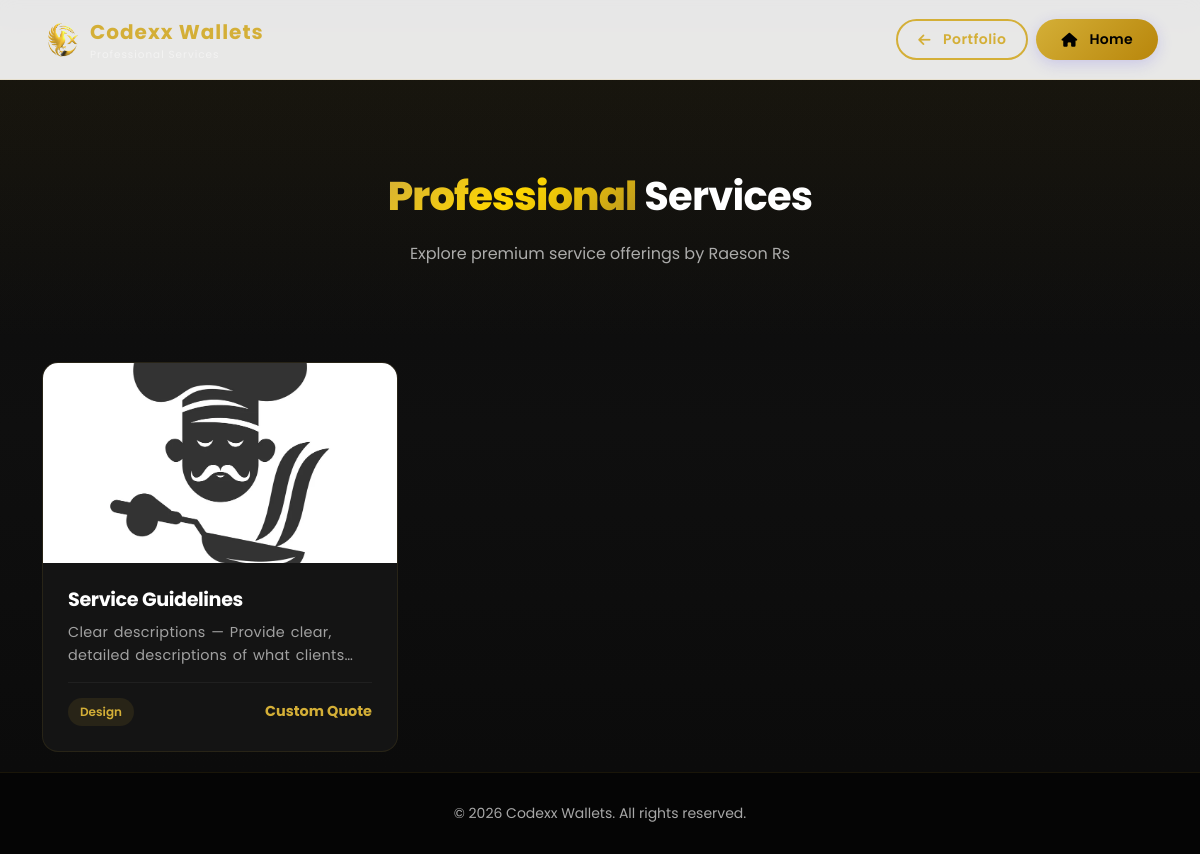
/services/Raeson, run on the app's committed database.
### models.py (models this page shows)
class Workspace(db.Model):
    __tablename__ = 'workspaces'
    id = db.Column(db.String(36), primary_key=True, default=lambda: str(uuid.uuid4()))
    name = db.Column(db.String(255), nullable=False)
    slug = db.Column(db.String(255), unique=True, nullable=False)
    description = db.Column(db.Text)
    plan = db.Column(db.String(50), default='pro')
    title = db.Column(db.String(255))
    photo = db.Column(db.String(500))
    about = db.Column(db.Text)
    contact = db.Column(SafeJSON, default={})  # {email, phone, location}
    social = db.Column(SafeJSON, default={})  # {linkedin, github, twitter, facebook, etc}
    settings = db.Column(SafeJSON, default={'theme': 'luxury-gold'})
    created_at = db.Column(db.DateTime, default=datetime.utcnow)
    updated_at = db.Column(db.DateTime, default=datetime.utcnow, onupdate=datetime.utcnow)
    users = db.relationship('User', backref='workspace', lazy=True, cascade='all, delete-orphan')
    projects = db.relationship('Project', backref='workspace', lazy=True, cascade='all, delete-orphan')
    skills = db.relationship('Skill', backref='workspace', lazy=True, cascade='all, delete-orphan')
    clients = db.relationship('Client', backref='workspace', lazy=True, cascade='all, delete-orphan')
    messages = db.relationship('Message', backref='workspace', lazy=True, cascade='all, delete-orphan')
    visitor_logs = db.relationship('VisitorLog', backref='workspace', lazy=True, cascade='all, delete-orphan')

class Service(db.Model):
    __tablename__ = 'services'
    id = db.Column(db.String(36), primary_key=True, default=lambda: str(uuid.uuid4()))
    workspace_id = db.Column(db.String(36), db.ForeignKey('workspaces.id'), nullable=False)
    title = db.Column(db.String(255), nullable=False)
    description = db.Column(db.Text)
    short_description = db.Column(db.Text)
    category = db.Column(db.String(100))  # web_dev, design, consulting, etc
    pricing_type = db.Column(db.String(50))  # fixed, hourly, custom
    price_min = db.Column(db.Float)
    price_max = db.Column(db.Float)
    currency = db.Column(db.String(10), default='USD')
    deliverables = db.Column(SafeJSON, default=[])
    duration = db.Column(db.String(100))
    skills_required = db.Column(SafeJSON, default=[])
    image = db.Column(db.String(500))
    gallery = db.Column(SafeJSON, default=[])
    is_active = db.Column(db.Boolean, default=True)
    is_featured = db.Column(db.Boolean, default=False)
    created_at = db.Column(db.DateTime, default=datetime.utcnow)
    updated_at = db.Column(db.DateTime, default=datetime.utcnow, onupdate=datetime.utcnow)
    workspace_rel = db.relationship('Workspace', backref='services', lazy=True)

### blueprints/services/routes.py (the view)
@services_bp.route('/<username>')
def user_services(username):
    user_data = load_data(username=username)
    if not user_data:
        return render_template('404.html'), 404
    services = [s for s in user_data.get('services', []) if s.get('is_active', True)]
    current_theme = user_data.get('settings', {}).get('theme', 'luxury-gold')
    return render_template('services/list.html', data=user_data, services=services, username=username, current_theme=current_theme)

### utils/data.py (called while the page is built, shortened)
def get_workspace_by_username(username):
    return Workspace.query.filter_by(slug=username).first()

def load_data(username=None):
    try:
        if username:
            user = User.query.filter_by(username=username).first()
            workspace = None
            if user and user.workspace_id:
                try:
                    workspace = db.session.get(Workspace, user.workspace_id)
                except Exception:
                    workspace = None
            if not workspace:
                workspace = get_workspace_by_username(username)
            if workspace:
                current_app.logger.info(f"Loading data for {username} from database")
                return workspace_to_dict(workspace)
    except Exception as e:
        current_app.logger.error(f"Error loading data: {str(e)}")
        return load_data_from_json(username=username)

def client_to_dict(client):
    return {
        'id': client.id,
        'name': client.name,
        'email': client.email or '',
        'phone': client.phone or '',
        'company': client.company or '',
        'project_title': client.project_title or '',
        'project_description': client.project_description or '',
        'status': client.status or 'lead',
        'price': client.price or '',
        'deadline': client.deadline.strftime('%Y-%m-%d') if client.deadline else None,
        'start_date': client.start_date.strftime('%Y-%m-%d') if client.start_date else None,
        'notes': client.notes or '',
        'created_at': client.created_at.strftime('%Y-%m-%d %H:%M:%S') if client.created_at else None,
        'status_updated_at': client.status_updated_at.strftime('%Y-%m-%d %H:%M:%S') if client.status_updated_at else None
    }

def message_to_dict(message):
    return {
        'id': message.id,
        'name': message.name,
        'email': message.email,
        'message': message.message,
        'read': message.is_read,
        'category': message.category or 'portfolio',
        'sender_id': message.sender_id,
        'receiver_id': message.receiver_id,
        'date': message.created_at.strftime('%Y-%m-%d %H:%M:%S') if message.created_at else None
    }

### utils/ui_helpers.py (called while the page is built)
def inject_blueprint_assets() -> Dict[str, List[str]]:
    blueprint_name = request.blueprint if request.blueprint else None
    return {
        'blueprint_styles': get_blueprint_styles(blueprint_name),
        'blueprint_scripts': get_blueprint_scripts(blueprint_name),
        'current_blueprint': blueprint_name,
    }

### templates/services/list.html (shortened to what this page needs)
﻿<!DOCTYPE html>
<html lang="en" data-portfolio-theme="{{ current_theme }}">
<head>
    <link href="https://cdn.jsdelivr.net/npm/bootstrap@5.3.0/dist/css/bootstrap.min.css" rel="stylesheet">
    <link rel="stylesheet" href="https://cdnjs.cloudflare.com/ajax/libs/font-awesome/6.4.0/css/all.min.css">
    <link rel="stylesheet" href="{{ url_for('static', filename='themes/' + current_theme + '.css') }}">
    <link rel="stylesheet" href="{{ url_for('static', filename='css/style.css') }}">
</head>
<body data-portfolio-theme="{{ current_theme }}">
    <nav class="navbar navbar-dark fixed-top" style="background: rgba(10,10,10,0.95); backdrop-filter: blur(10px); border-bottom: 1px solid rgba(212,175,55,0.15);">
        <div class="container">
            <a class="navbar-brand d-flex align-items-center gap-2" href="/portfolio/{{ username }}">
                <img src="{{ url_for('static', filename='logo/logo.png') }}" alt="Logo" style="height: 40px; filter: sepia(100%) saturate(300%) brightness(1) hue-rotate(5deg);">
                <div>
                    <span class="d-block fw-bold" style="color: #D4AF37;">Codexx Wallets</span>
                    <small class="d-block text-muted" style="font-size: 0.65rem;">Professional Services</small>
                </div>
            </a>
            <div class="d-flex gap-2">
                <a href="/portfolio/{{ username }}" class="btn btn-outline-gold btn-sm">
                    <i class="fas fa-arrow-left me-1"></i>Portfolio
                </a>
                <a href="{{ url_for('pages.index') }}" class="btn btn-gold btn-sm">
                    <i class="fas fa-home me-1"></i>Home
                </a>
            </div>
        </div>
    </nav>
    <header class="page-header">
        <div class="container">
            <h1 class="page-title"><span class="gold-text">Professional</span> Services</h1>
            <p class="text-secondary">Explore premium service offerings by {{ data.name or username }}</p>
        </div>
    </header>
    <section class="py-5">
        <div class="container">
            {% if services %}
            <div class="row g-4">
                {% for service in services %}
                <div class="col-lg-4 col-md-6">
                    <div class="service-card" onclick="window.location.href='/services/{{ username }}/{{ service.id }}'">
                        <div class="service-image">
                            {% if service.image and service.image.startswith('static/') %}
                                <img src="{{ url_for('static', filename=service.image.replace('static/', '')) }}" alt="{{ service.title }}">
                            {% else %}
                                <img src="{{ service.image or url_for('static', filename='assets/project-placeholder.svg') }}" alt="{{ service.title }}">
                            {% endif %}
                        </div>
                        <div class="service-content">
                            <h5 class="service-title">{{ service.title }}</h5>
                            <p class="service-desc">{{ (service.short_description or service.description or '')|truncate(100) }}</p>
                            <div class="service-meta">
                                <span class="service-category">{{ service.category|title|replace('_', ' ') }}</span>
                                {% if service.pricing_type == 'fixed' %}
                                    <span class="service-price">{{ service.currency }} {{ service.price_min }}</span>
                                {% elif service.pricing_type == 'hourly' %}
                                    <span class="service-price">{{ service.currency }} {{ service.price_min }}/hr</span>
                                {% else %}
                                    <span class="service-price">Custom Quote</span>
                                {% endif %}
                            </div>
                        </div>
                    </div>
                </div>
                {% endfor %}
            </div>
            {% endif %}
        </div>
    </section>
    <footer style="background: #050505; border-top: 1px solid rgba(212,175,55,0.1); padding: 30px 0;">
        <div class="container text-center">
            <p class="text-secondary small mb-0">&copy; {{ current_year }} Codexx Wallets. All rights reserved.</p>
        </div>
    </footer>
</body>
</html>

### static/themes/clean-light.css (style rules this page uses)
:root[data-portfolio-theme="clean-light"], html[data-portfolio-theme="clean-light"] { --primary-color: #4F46E5; --primary-rgb: 79, 70, 229; --primary-dark: #4338CA; --primary-light: #6366F1; --secondary-color: #7C3AED; --accent-color: #8B5CF6; --gold-gradient: linear-gradient(135deg, #4F46E5 0%, #6366F1 50%, #4338CA 100%); --text-primary: #111827; --text-secondary: #4b5563; --bg-primary: #ffffff; --bg-secondary: #f9fafb; --bg-rgb: 255, 255, 255; --border-color: #e5e7eb; --shadow: 0 8px 32px rgba(79, 70, 229, 0.1); --shadow-lg: 0 16px 48px rgba(79, 70, 229, 0.15); --navbar-bg: rgba(255, 255, 255, 0.9); --sidebar-bg: #111827; }

### static/css/base/variables.css (style rules this page uses)
:root { --primary-color: #D4AF37; --primary-rgb: 212, 175, 55; --primary-dark: #B8941F; --primary-light: #E5C158; --secondary-color: #8B7355; --accent-color: #FFD700; --gold-gradient: linear-gradient(135deg, #D4AF37 0%, #FFD700 50%, #B8941F 100%); --primary-gold: var(--primary-color, #D4AF37); --dark-gold: var(--primary-dark, #B8941F); --light-gold: var(--primary-light, #E5C158); --gold-glow: 0 0 30px rgba(var(--primary-rgb, 212, 175, 55), 0.3); --font-main: var(--font-family-primary); --spacing-xs: var(--spacing-1); --spacing-sm: var(--spacing-2); --spacing-md: var(--spacing-4); --spacing-lg: var(--spacing-6); --spacing-xl: var(--spacing-8); --border-width: var(--border-width-thin); --border-radius-sm: var(--border-radius-md); --border-radius-md: var(--border-radius-lg); --border-radius-lg: var(--border-radius-xl); --transition-fast: var(--transition-fast); --transition-base: var(--transition-base); --sidebar-width: var(--sidebar-width); }

### static/css/base/typography.css (style rules this page uses)
body { font-family: var(--font-main); background: var(--bg-primary); color: var(--text-primary); overflow-x: hidden; line-height: 1.6; -webkit-font-smoothing: antialiased; }
h1, h2, h3, h4, h5, h6 { font-weight: 700; letter-spacing: -0.02em; color: var(--text-primary) !important; margin-bottom: var(--spacing-md); }
p, span, li, label { color: var(--text-primary); }
.text-muted { color: var(--text-secondary) !important; }
.text-secondary { color: var(--text-secondary) !important; }
.gold-text { color: var(--primary-color) !important; }

### static/css/base/text-clarity.css (style rules this page uses)
:root { --font-main: 'Poppins', sans-serif; --font-fallback: 'Arial', sans-serif; --font-light: 300; --font-normal: 400; --font-medium: 500; --font-semibold: 600; --font-bold: 700; --font-extrabold: 800; --font-black: 900; --line-height-tight: 1.2; --line-height-normal: 1.5; --line-height-relaxed: 1.8; --letter-spacing-tight: -0.02em; --letter-spacing-normal: 0; --letter-spacing-wide: 0.05em; --letter-spacing-wider: 0.1em; }
html, body { font-family: var(--font-main); -webkit-font-smoothing: antialiased; -moz-osx-font-smoothing: grayscale; text-rendering: optimizeLegibility; }
h1, .h1 { font-family: var(--font-main); font-weight: var(--font-bold); line-height: var(--line-height-tight); letter-spacing: var(--letter-spacing-tight); color: inherit; }
h4, .h4, h5, .h5, h6, .h6 { font-family: var(--font-main); font-weight: var(--font-semibold); line-height: var(--line-height-normal); color: inherit; }
p, label, span, li, td, th { font-family: var(--font-main); font-weight: var(--font-normal); line-height: var(--line-height-normal); color: inherit; }
button, .btn, [role="button"] { font-family: var(--font-main); font-weight: var(--font-semibold); line-height: var(--line-height-tight); text-rendering: optimizeLegibility; letter-spacing: var(--letter-spacing-normal); }
.btn-outline-gold { color: var(--primary-gold, #D4AF37) !important; border-color: var(--primary-gold, #D4AF37); font-weight: var(--font-semibold); font-size: 0.95rem; background: transparent; }
small, .small { font-family: var(--font-main); font-weight: var(--font-normal); font-size: 0.875rem; line-height: var(--line-height-normal); }
.text-muted { color: rgba(255, 255, 255, 0.6) !important; font-weight: var(--font-normal); }
.text-secondary { color: rgba(255, 255, 255, 0.75) !important; font-weight: var(--font-normal); }
a { font-family: var(--font-main); font-weight: var(--font-medium); text-decoration: none !important; transition: color 0.3s ease; }
.fw-bold { font-weight: var(--font-bold); }
section { position: relative; }
section p { word-spacing: 0.1em; letter-spacing: 0.3px; }
.btn { font-kerning: auto; text-transform: none; letter-spacing: 0.3px; }
.btn-gold-gradient, .btn-outline-gold { font-weight: var(--font-semibold); letter-spacing: 0.5px; }

### data on the page
Workspace: name "Raeson Rs"
Service: image (picture), title "Service Guidelines", short_description "Clear descriptions — Provide clear, detailed descriptions of what…", category "Design", pricing_type "Custom Quote"
